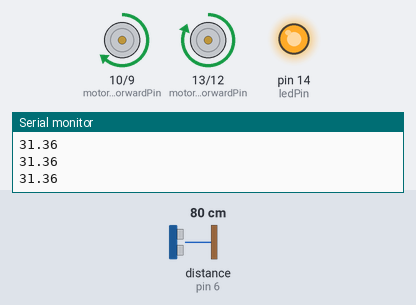
This sketch was run on a simulated Arduino Uno, built with avr-gcc and run on an emulated ATmega328P. On the bench: motor-driver pin pairs drawn as motors (green arrow = first pin HIGH = forward, orange = second pin HIGH = backward, longer = more drive, scaled by the enable pin), output pins drawn as LEDs (lit = HIGH), the last lines printed to the serial monitor. Wiring (inferred from the names in the program): ultrasonic range finder: trigger pin 5; echo pin 6. The test bench sets the inputs (shaded band); at power-on: distance to the obstacle (sensor on pin 6) 80 cm. The echo pulse lasts 58.3 µs per cm; pins used as bus, display or sensor lines are not drawn.

Above: at 1.2 s.
1.3 s: distance to the obstacle (sensor on pin 6) set to 2 cm
At 2.5 s:
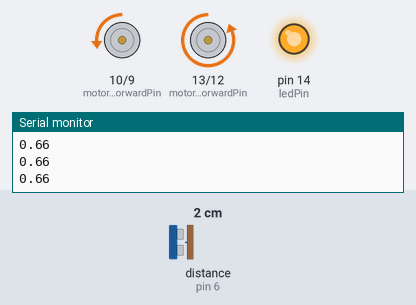
2.8 s: distance to the obstacle (sensor on pin 6) set to 46 cm
4.3 s: distance to the obstacle (sensor on pin 6) set to 55 cm
At 5.5 s:
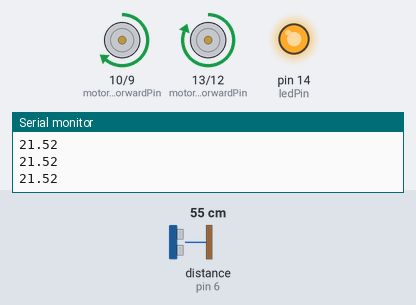
5.8 s: distance to the obstacle (sensor on pin 6) set to 4 cm
At 6.2 s:
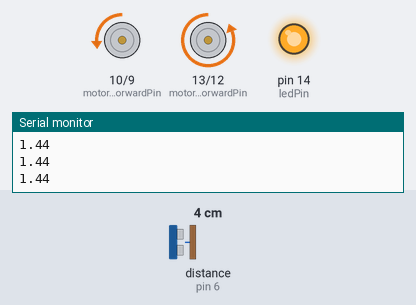
7.3 s: distance to the obstacle (sensor on pin 6) set to 60 cm
At 8.6 s:
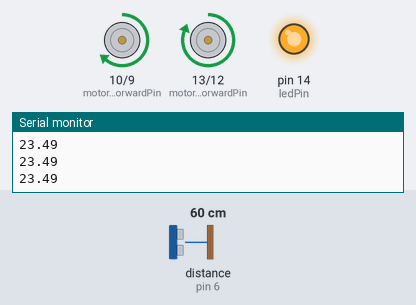
Timing chart, 0 to 9.8 s (numbered marks = the images above; inputs shaded):
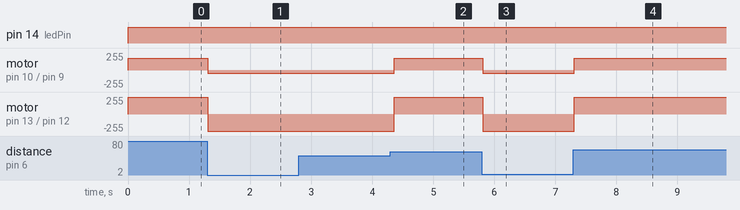

Measured:
- the behaviour switches between 51 and 52 cm on distance to the obstacle (sensor on pin 6) (found by bisection; images 1 and 2)
- after the input at 1.3 s, motor on pin 10 (motorRightForwardPin) / pin 9 (motorRightReversePin): forward 180/255 → backward 45/255 at once; motor on pin 13 (motorLeftForwardPin) / pin 12 (motorLeftReversePin): forward 255/255 → backward 255/255 at once
- after the input at 4.3 s, motor on pin 10 (motorRightForwardPin) / pin 9 (motorRightReversePin): backward 45/255 → forward 180/255 after 0.06 s; motor on pin 13 (motorLeftForwardPin) / pin 12 (motorLeftReversePin): backward 255/255 → forward 255/255 after 0.06 s
- after the input at 5.8 s, motor on pin 10 (motorRightForwardPin) / pin 9 (motorRightReversePin): forward 180/255 → backward 45/255 at once; motor on pin 13 (motorLeftForwardPin) / pin 12 (motorLeftReversePin): forward 255/255 → backward 255/255 at once
- after the input at 7.3 s, motor on pin 10 (motorRightForwardPin) / pin 9 (motorRightReversePin): backward 45/255 → forward 180/255 at once; motor on pin 13 (motorLeftForwardPin) / pin 12 (motorLeftReversePin): backward 255/255 → forward 255/255 at once

The sketch:

TwoWheelsDriving.ino
```cpp
// (licence header left out)
#define trigPin 5
#define echoPin 6

int enablePinRight = 8;
int motorRightReversePin = 9;
int motorRightForwardPin = 10;

int enablePinLeft = 11;
int motorLeftReversePin = 12;
int motorLeftForwardPin = 13;

int ledPin = 14;
int speed_value_motor1;

void setup() {
  Serial.begin(9600);

  pinMode(enablePinRight, OUTPUT);
  pinMode(motorLeftReversePin, OUTPUT);
  pinMode(motorLeftForwardPin, OUTPUT);

  pinMode(enablePinLeft, OUTPUT);
  pinMode(motorRightReversePin, OUTPUT);
  pinMode(motorRightForwardPin, OUTPUT);

  pinMode(ledPin, OUTPUT);

  pinMode(trigPin, OUTPUT);
  pinMode(echoPin, INPUT);
}

void loop() {
  digitalWrite(ledPin, HIGH); // status LED is always on
  digitalWrite(enablePinLeft, HIGH);
  digitalWrite(enablePinRight, HIGH);

  speed_value_motor1 = 180; // half speed

  float distance = TestDistanceAhead();

  while(distance < 20)
  {
    ReverseAndTurnSlightly();
    distance = TestDistanceAhead();
  }

  Forward();
}

void Forward()
{
  digitalWrite(motorLeftReversePin, LOW);
  digitalWrite(motorRightReversePin, LOW);
  analogWrite(motorLeftForwardPin, speed_value_motor1);
  analogWrite(motorRightForwardPin, speed_value_motor1);
}

float TestDistanceAhead()
{
  int duration;
  // int freq;
  float distance;
  int conversion;
  digitalWrite(trigPin, HIGH);
  delayMicroseconds(1000);
  digitalWrite(trigPin, LOW);
  duration = pulseIn(echoPin, HIGH);
  distance = (duration/2) / 74.07;
  Serial.println(distance);
  return distance;
}

void ReverseAndTurnSlightly()
{
  //Do more reverse before forward again.
  for(int i=0; i<2500; i++)
  {
    digitalWrite(motorLeftForwardPin, LOW);
    digitalWrite(motorRightForwardPin, LOW);
    analogWrite(motorLeftReversePin, speed_value_motor1);
    analogWrite(motorRightReversePin, speed_value_motor1 / 4);
  }
}
```
